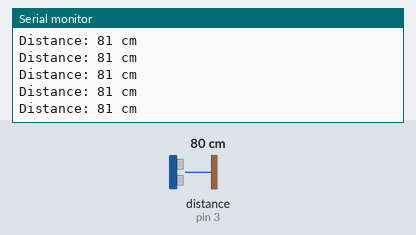
The sketch below on a simulated Arduino Uno, built with avr-gcc and run on an emulated ATmega328P. On the bench: the last lines printed to the serial monitor. Inputs (shaded band) come from the test bench; at power-on: distance to the obstacle (sensor on pin 3) 80 cm. The echo pulse lasts 58.3 µs per cm.

Above: at 1.2 s.
1.3 s: distance to the obstacle (sensor on pin 3) set to 2 cm
At 2.1 s:
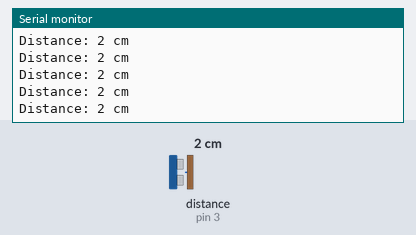
4.3 s: distance to the obstacle (sensor on pin 3) set to 120 cm
At 5.2 s:
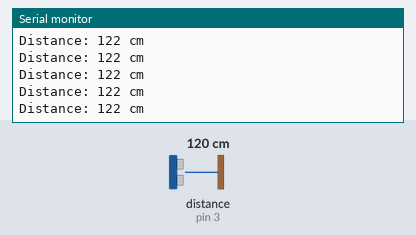
7.3 s: distance to the obstacle (sensor on pin 3) set to 4 cm
At 7.9 s:
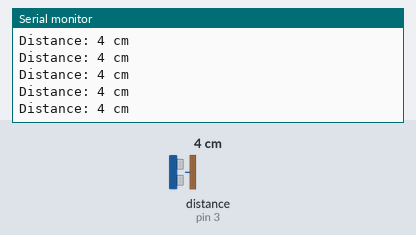
10.3 s: distance to the obstacle (sensor on pin 3) set to 18 cm
At 11.3 s:
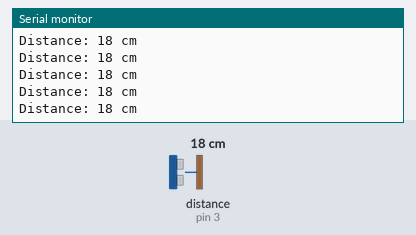
16.3 s: distance to the obstacle (sensor on pin 3) set to 250 cm
At 17.1 s:
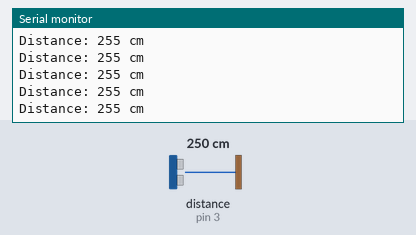
19.3 s: distance to the obstacle (sensor on pin 3) set to 9 cm
At 20.0 s:
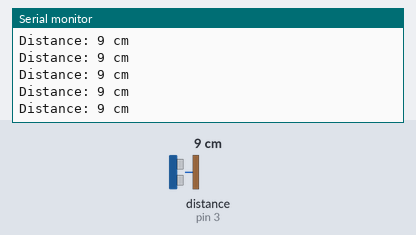
Timing chart, 0 to 22.3 s (numbered marks = the images above; inputs shaded):
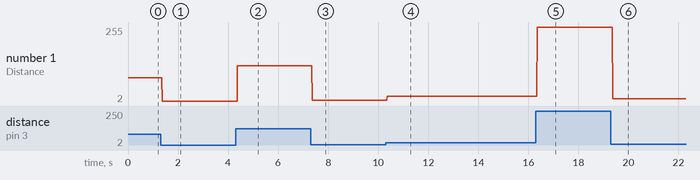

Measured:
- after the input at 1.3 s, the serial monitor: prints a new line after 0.06 s (image 1)
- after the input at 4.3 s, the serial monitor: prints a new line after 0.07 s (image 2)
- after the input at 7.3 s, the serial monitor: prints a new line after 0.07 s (image 3)
- after the input at 10.3 s, the serial monitor: prints a new line after 0.06 s (image 4)
- after the input at 16.3 s, the serial monitor: prints a new line after 0.06 s (image 5)
- after the input at 19.3 s, the serial monitor: prints a new line after 0.07 s (image 6)
- plotted number 1: 81 → 2 after the input at 1.3 s, 2 → 122 after the input at 4.3 s, 122 → 4 after the input at 7.3 s, 4 → 18 after the input at 10.3 s, 18 → 255 after the input at 16.3 s

The sketch:

Labo6Opdracht2.ino
```cpp
//#include <Servo.h>
#include <NewPing.h>

const int trig = 2;
const int echo = 3;

void setup() {
  // put your setup code here, to run once:
  Serial.begin(9600);
  pinMode(trig, OUTPUT);
  pinMode(echo, INPUT);
}

void loop() {
  // put your main code here, to run repeatedly:
  NewPing sonar(trig, echo, 400);
  Serial.print("Distance: ");
  Serial.print(sonar.ping_cm());
  Serial.println(" cm");
}
```
